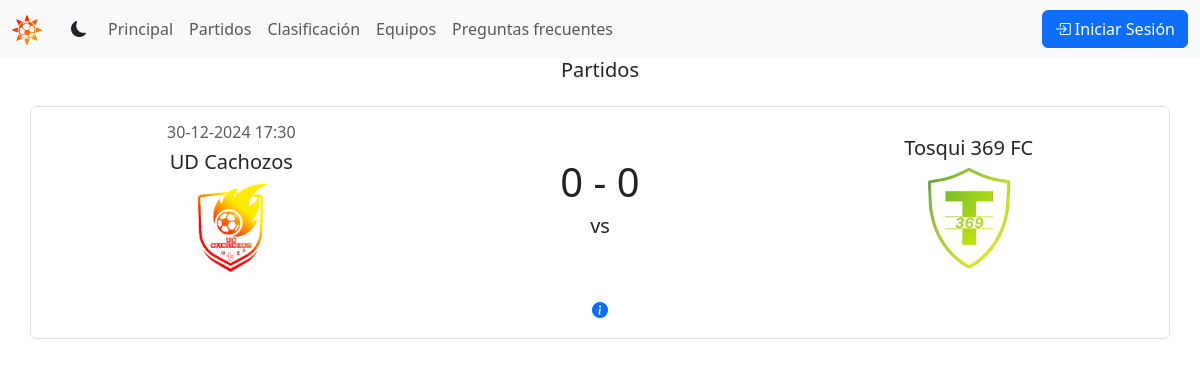
/games/, run on the app's committed database.
### games/models.py (models this page shows, shortened)
class Game(models.Model):
    local = models.ForeignKey('tournament.Team', related_name='local_games', on_delete=models.CASCADE)
    away = models.ForeignKey('tournament.Team', related_name='away_games', on_delete=models.CASCADE)
    local_goals = models.SmallIntegerField(default=0)
    away_goals = models.SmallIntegerField(default=0)
    date = models.DateField(blank=True, null=True)
    time = models.TimeField(blank=True, null=True)
    is_league_game = models.BooleanField(default=False)
    TO_PLAY = 'Pendiente'
    IN_GAME = 'En juego'
    FINISHED = 'Finalizado'
    GAME_STATUS = {
        TO_PLAY: 'Por jugar',
        IN_GAME: 'En juego',
        FINISHED: 'Finalizado'
    }
    status = models.CharField(
        max_length=25,
        choices=GAME_STATUS,
        default=TO_PLAY,
    )
    class Meta:
        ordering = ['date']

### tournament/models.py (models this page shows, shortened)
class Team(models.Model):
    name = models.CharField(max_length=100, unique=True)
    club_code = models.CharField(max_length=3, unique=True, default='UFC')
    shield = models.ImageField(upload_to='shields', default='shields/default.png')
    info = models.TextField(max_length=1000, blank=True)
    class Meta:
        ordering = ['name']
    def __str__(self) -> str:
        return self.name

### games/views.py (the view)
# urls.py: path('', views.games, name='games'),
def games(request):
    games = Game.objects.all()
    teams = Team.objects.all()
    return render(request, 'games/games.html', {'games': games, 'teams': teams})

### games/templates/games/games.html (shortened to what this page needs)
{% extends "base.html" %}
{% block content %}
  <h2 class="lead text-center">Partidos</h2>
        {% for game in games %}
          {% include "game.html" %}
        {% empty %}
          <div class="d-flex justify-content-center mt-3">
            <div class="alert alert-info text-center col-12 col-md-6 col-lg-4" role="alert">
              ¡No hay partidos disponibles!
            </div>
          </div>
        {% endfor %}
{% endblock  %}

### shared/templates/game.html
<div class="container mt-4">
  <div class="row align-items-center border rounded p-3 mb-3">
    <div class="col text-center">
      <h6 class="text-muted text-center">
        {% if game.status == 'Pendiente' %}
            {{ game.date|date:"d-m-Y" }}  {{ game.time|time:"H:i" }}
        {% else %}
            {{ game.status }}
        {% endif %}
    </h6><h5>{{ game.local }}</h5>
      <div class="d-flex justify-content-center align-items-center" style="height: 100px;">
        <img src="{{ game.local.shield.url }}" alt="{{ game.local }}" class="img-fluid" style="max-height: 100%; max-width: 100%; object-fit: contain;">
      </div>
    </div>
    <div class="col text-center">
      <h4 style="font-size: 2.5rem;">{{ game.local_goals }} - {{ game.away_goals }}</h4>
      <h5>vs</h5>
    </div>
    <div class="col text-center">
      <h5>{{ game.away }}</h5>
      <div class="d-flex justify-content-center align-items-center" style="height: 100px;">
        <img src="{{ game.away.shield.url }}" alt="{{ game.away }}" class="img-fluid" style="max-height: 100%; max-width: 100%; object-fit: contain;">
      </div>
    </div>
    <div class="text-center mt-3">
      <a href="{% url 'games:game-info' game.id %}" class="text-decoration-none mx-2"> <i class="bi bi-info-circle-fill"></i></a>
    </div>
  </div>
</div>

### data on the page
Game: date "30-12-2024", time "17:30", local "UD Cachozos", local.shield (picture), local_goals "0", away_goals "0", away "Tosqui 369 FC", away.shield (picture)
